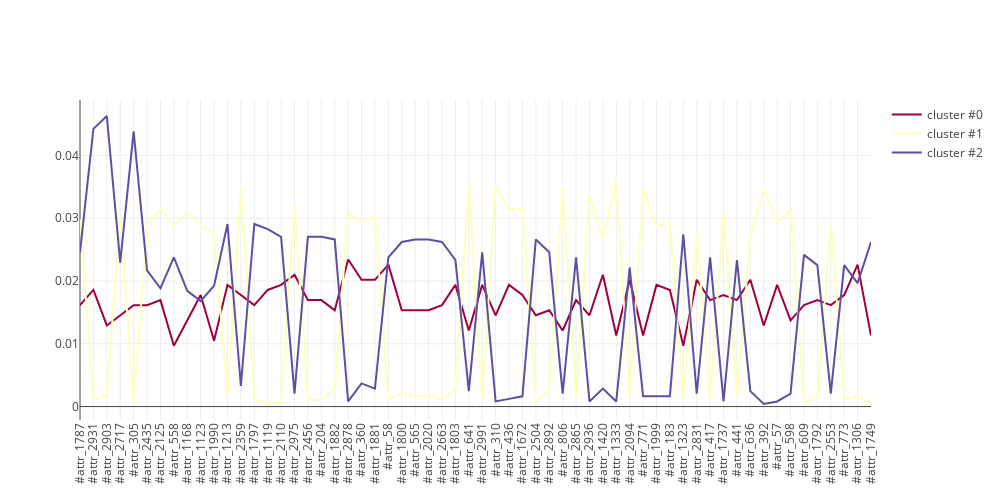
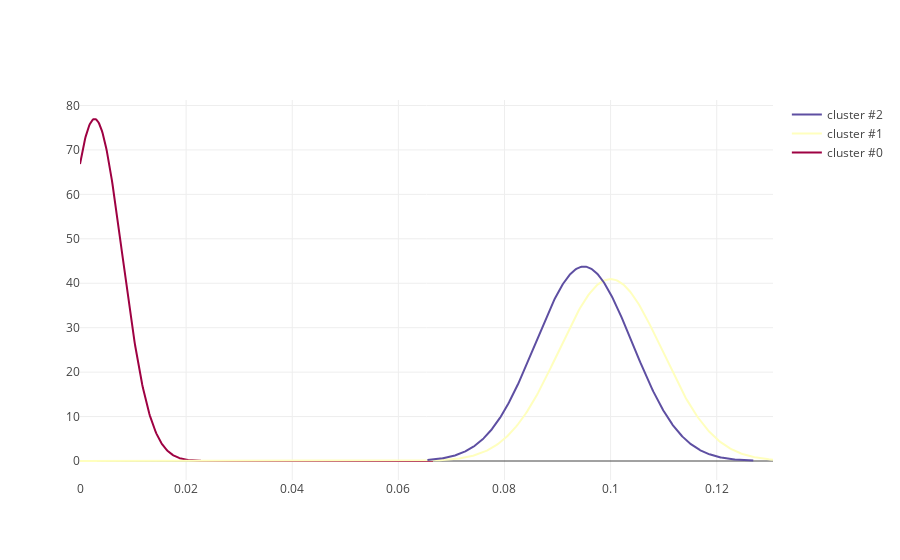
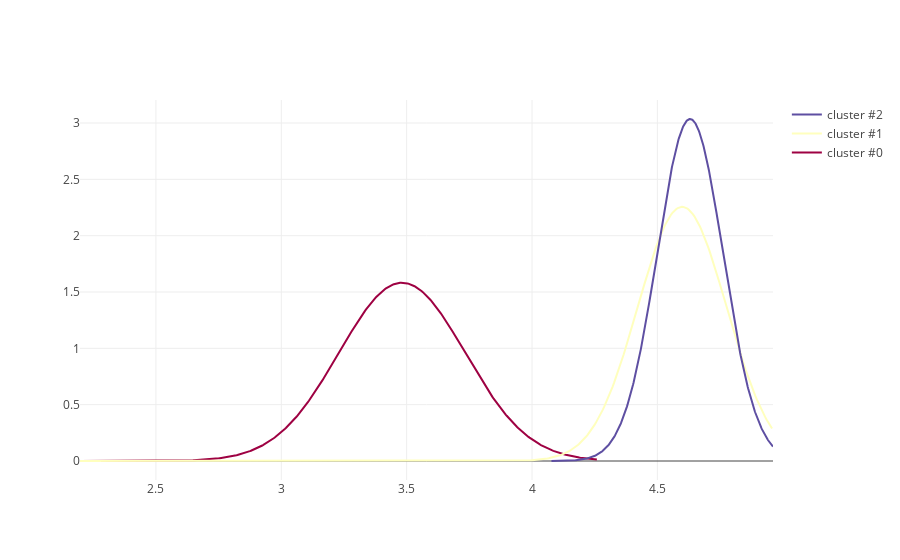

Notebook code cell kept with these figures, in order:
### Markdown cell above
# Clustering and visualization

### Code cell
############################ embedding #####################################
print('visualize embedding')
from pylab import rcParams
rcParams['figure.figsize'] = 10,5

fig = plt.figure()
ax = fig.add_subplot(1,1,1)

for ind, b in enumerate(blocks):
    s = b['idx_range'][0]
    e = b['idx_range'][1]
    ax.scatter(X_embedded[list(range(s,e)),0], 
               X_embedded[list(range(s,e)),1],label='anomaly '+str(ind + 1))

temp_aggregate = []
for i in idx_list:
    if i not in tracking_artificial_anomaly_aggregate:
        temp_aggregate.append(i)
        
ax.scatter(X_embedded[temp_aggregate,0], 
    X_embedded[temp_aggregate,1],label='normal',alpha=.01)

plt.legend(loc=2)
plt.show()

############################ clsutering #####################################
print('DBSCAN clustering')
X = X_embedded
labels_true = tracking_artificial_anomaly
db = DBSCAN(eps=1, min_samples=10).fit(X)
core_samples_mask = np.zeros_like(db.labels_, dtype=bool)
core_samples_mask[db.core_sample_indices_] = True
labels = db.labels_

# Number of clusters in labels, ignoring noise if present.
n_clusters_ = len(set(labels)) - (1 if -1 in labels else 0)
n_noise_ = list(labels).count(-1)
unique_labels = set(labels)
colors = [plt.cm.Spectral(each)
          for each in np.linspace(0, 1, len(unique_labels))]
for k, col in zip(unique_labels, colors):
    if k == -1:
        # Black used for noise.
        col = [0, 0, 0, 1]

    class_member_mask = (labels == k)

    xy = X_embedded[class_member_mask & core_samples_mask]
    plt.plot(xy[:, 0], xy[:, 1], 'o', markerfacecolor=tuple(col),
             markeredgecolor='k', markersize=14, alpha=.1)

    xy = X[class_member_mask & ~core_samples_mask]
    plt.plot(xy[:, 0], xy[:, 1], 'o', markerfacecolor=tuple(col),
             markeredgecolor='k', markersize=6, alpha=.01)

plt.title('Estimated number of clusters: %d' % n_clusters_)
plt.show()

############################ anomaly metric #####################################################

anomaly_idx = [0] * input_size
for l in unique_labels:
    cluster_idx = np.argwhere(labels == l).reshape(-1)
    cluster_ajac = ajacency[cluster_idx,:][:,cluster_idx]
    cluster_ajac_density = nx.density(nx.from_numpy_array(cluster_ajac,create_using=nx.DiGraph))
    if cluster_ajac_density >= density_threshold:
        for i in cluster_idx:
            anomaly_idx[i] = 1
fmeasure = f1_score(tracking_is_anomaly,anomaly_idx,average='macro')
print("F-measure: {}".format(fmeasure))
fmeasure_list.append(fmeasure)

############################ hashtag dist for small cluster #####################################
print('hashtag count dist')

data_temp = []

for l in unique_labels:
    cluster_idx = np.argwhere(labels == l).reshape(-1)
    if len(cluster_idx) < small_cluster_threshold:
        cluster_attribute = attribute[cluster_idx,:][:,hashtag_visual_idx]
        cluster_attribute_dist = (np.sum(cluster_attribute, axis=0) + 1) / (np.sum(cluster_attribute) + 1 * len(hashtag_visual_idx))

        trace = go.Scatter(
            x = list(range(len(hashtag_visual_idx))),
            y = cluster_attribute_dist,
            mode = 'lines',
            name = 'cluster #{}'.format(l),
            line = dict(
                color = matplotlib.colors.rgb2hex(colors[l])
            )
        )
        
        data_temp.append(trace)

layout = go.Layout(
    width=1000,
    height=500,
    xaxis = go.layout.XAxis(
        tickmode = 'array',
        tickvals = list(range(len(hashtag_visual_idx))),
        ticktext = [attribute_names[i] for i in hashtag_visual_idx],
        tickangle = -90,
        automargin=True
    )
)

fig = go.Figure(
    data = data_temp,
    layout = layout
)


iplot(fig)

############################ clustering coef dist for small cluster #####################################
print('cluster coef dist')

hist_data_temp = []
group_labels_temp = []
colors_temp = []

for l in unique_labels:
    cluster_idx = np.argwhere(labels == l).reshape(-1)
    if len(cluster_idx) < small_cluster_threshold:
        cluster_ajacency = ajacency[cluster_idx,:][:,cluster_idx]
        G_temp = nx.from_numpy_matrix(cluster_ajacency,create_using=nx.DiGraph)
        clustering_coef = list(nx.clustering(G_temp).values())
        hist_data_temp.append(clustering_coef)
        group_labels_temp.append('cluster #{}'.format(l))
        colors_temp.append( matplotlib.colors.rgb2hex(colors[l]))
        
fig = ff.create_distplot(hist_data_temp, group_labels_temp, show_rug=False, show_hist=False, curve_type='normal', 
                         colors=colors_temp)        
iplot(fig)

############################ degree coef dist for small cluster #####################################
print('log degree coef dist')

hist_data_temp = []
group_labels_temp = []
colors_temp = []

for l in unique_labels:
    cluster_idx = np.argwhere(labels == l).reshape(-1)
    if len(cluster_idx) < small_cluster_threshold:
        cluster_ajacency = ajacency[cluster_idx,:][:,cluster_idx]
        G_temp = nx.from_numpy_matrix(cluster_ajacency,create_using=nx.DiGraph)
        degree_sequence = [np.log(d+1) for n, d in G_temp.degree()]
        hist_data_temp.append(degree_sequence)
        group_labels_temp.append('cluster #{}'.format(l))
        colors_temp.append( matplotlib.colors.rgb2hex(colors[l]))
        
fig = ff.create_distplot(hist_data_temp, group_labels_temp, show_rug=False, show_hist=False, curve_type='normal', 
                         colors=colors_temp)        
iplot(fig)

############################ network topology for small cluster #####################################
print('network topology')
temp_offset = 0
for l in unique_labels:
    # get cluster idx
    cluster_idx = np.argwhere(labels == l).reshape(-1)

    if len(cluster_idx) < small_cluster_threshold:
        print('======== cluster #{}'.format(l))
        # get cluster ajacency and add attributes
        cluster_ajacency = ajacency[cluster_idx,:][:,cluster_idx]
        G_temp = nx.from_numpy_matrix(cluster_ajacency,create_using=nx.DiGraph)
        attrs = {}
        for ind, i in enumerate(cluster_idx):
            attrs[ind] = {}
            attrs[ind]['hashtags'] = '_'.join(sorted([attribute_names[j] for j in np.argwhere(attribute[i]==1).reshape(-1) if j in hashtag_visual_idx]))
            attrs[ind]['username'] = str(user_names[i])
            
        nx.set_node_attributes(G_temp, attrs)

        # save graph
#         nx.write_graphml(G_temp, "results/run#{}-cluster#{}.graphml".format(run_ind, l))
        
        # calculate stats
        print('density: {}'.format(nx.density(G_temp)))
        print('avg clustering: {}'.format(nx.average_clustering(G_temp)))

### Figure 1 — Plotly figure (JSON) as saved in the notebook; plotly's stock layout.template omitted (floating-point values rounded to 4 significant figures)
{"data": [{"line": {"color": "#9e0142"}, "mode": "lines", "name": "cluster #0", "type": "scatter", "uid": "b311bb71-c9c0-452c-bef2-6ea6b9a315d7", "x": [0, 1, 2, 3, 4, 5, 6, 7, 8, 9, 10, 11, 12, 13, 14, 15, 16, 17, 18, 19, 20, 21, 22, 23, 24, 25, 26, 27, 28, 29, 30, 31, 32, 33, 34, 35, 36, 37, 38, 39, 40, 41, 42, 43, 44, 45, 46, 47, 48, 49, 50, 51, 52, 53, 54, 55, 56, 57, 58, 59], "y": [0.01616, 0.01858, 0.01292, 0.01454, 0.01616, 0.01616, 0.01696, 0.009693, 0.01373, 0.01777, 0.0105, 0.01939, 0.01777, 0.01616, 0.01858, 0.01939, 0.021, 0.01696, 0.01696, 0.01535, 0.02342, 0.02019, 0.02019, 0.02262, 0.01535, 0.01535, 0.01535, 0.01616, 0.01939, 0.01212, 0.01939, 0.01454, 0.01939, 0.01777, 0.01454, 0.01535, 0.01212, 0.01696, 0.01454, 0.021, 0.01131, 0.02019, 0.01131, 0.01939, 0.01858, 0.009693, 0.02019, 0.01696, 0.01777, 0.01696, 0.02019, 0.01292, 0.01939, 0.01373, 0.01616, 0.01696, 0.01616, 0.01777, 0.02262, 0.01131]}, {"line": {"color": "#ffffbe"}, "mode": "lines", "name": "cluster #1", "type": "scatter", "uid": "799a5672-79b5-427f-81fa-b5233384ea44", "x": [0, 1, 2, 3, 4, 5, 6, 7, 8, 9, 10, 11, 12, 13, 14, 15, 16, 17, 18, 19, 20, 21, 22, 23, 24, 25, 26, 27, 28, 29, 30, 31, 32, 33, 34, 35, 36, 37, 38, 39, 40, 41, 42, 43, 44, 45, 46, 47, 48, 49, 50, 51, 52, 53, 54, 55, 56, 57, 58, 59], "y": [0.02983, 0.001085, 0.001627, 0.03037, 0.0005423, 0.02874, 0.03145, 0.02874, 0.03091, 0.02874, 0.02766, 0.001627, 0.03471, 0.001085, 0.0005423, 0.0005423, 0.032, 0.001085, 0.001085, 0.002711, 0.03091, 0.02928, 0.03037, 0.001085, 0.002169, 0.001627, 0.001627, 0.001085, 0.002711, 0.03525, 0.001085, 0.03525, 0.03145, 0.03145, 0.0005423, 0.002711, 0.03471, 0.001627, 0.03362, 0.02657, 0.03579, 0.001627, 0.03471, 0.02874, 0.02928, 0.001085, 0.02766, 0.001085, 0.03091, 0.001627, 0.02711, 0.03471, 0.02928, 0.03145, 0.0005423, 0.001627, 0.02928, 0.001085, 0.001627, 0.0005423]}, {"line": {"color": "#5e4fa2"}, "mode": "lines", "name": "cluster #2", "type": "scatter", "uid": "7c3a56bd-f1a8-45d5-8f52-7c55ff330355", "x": [0, 1, 2, 3, 4, 5, 6, 7, 8, 9, 10, 11, 12, 13, 14, 15, 16, 17, 18, 19, 20, 21, 22, 23, 24, 25, 26, 27, 28, 29, 30, 31, 32, 33, 34, 35, 36, 37, 38, 39, 40, 41, 42, 43, 44, 45, 46, 47, 48, 49, 50, 51, 52, 53, 54, 55, 56, 57, 58, 59], "y": [0.02458, 0.04424, 0.04629, 0.02294, 0.04383, 0.02171, 0.01884, 0.02376, 0.01844, 0.0168, 0.01925, 0.02909, 0.003277, 0.02909, 0.02827, 0.02704, 0.002048, 0.02704, 0.02704, 0.02663, 0.0008193, 0.003687, 0.002868, 0.02376, 0.02622, 0.02663, 0.02663, 0.02622, 0.02335, 0.002458, 0.02458, 0.0008193, 0.001229, 0.001639, 0.02663, 0.02458, 0.002048, 0.02376, 0.0008193, 0.002868, 0.0008193, 0.02212, 0.001639, 0.001639, 0.001639, 0.02745, 0.002048, 0.02376, 0.0008193, 0.02335, 0.002458, 0.0004097, 0.0008193, 0.002048, 0.02417, 0.02253, 0.002048, 0.02253, 0.01966, 0.02622]}], "layout": {"height": 500, "width": 1000, "xaxis": {"automargin": true, "tickangle": -90, "tickmode": "array", "ticktext": ["#attr_1787", "#attr_2931", "#attr_2903", "#attr_2717", "#attr_305", "#attr_2435", "#attr_2125", "#attr_558", "#attr_1168", "#attr_1123", "#attr_1990", "#attr_1213", "#attr_2359", "#attr_1797", "#attr_1119", "#attr_2110", "#attr_2975", "#attr_2456", "#attr_204", "#attr_1882", "#attr_2878", "#attr_360", "#attr_1881", "#attr_58", "#attr_1800", "#attr_565", "#attr_2020", "#attr_2663", "#attr_1803", "#attr_641", "#attr_2991", "#attr_310", "#attr_436", "#attr_1672", "#attr_2504", "#attr_2892", "#attr_806", "#attr_2865", "#attr_2936", "#attr_1420", "#attr_1333", "#attr_2094", "#attr_771", "#attr_1999", "#attr_183", "#attr_1323", "#attr_2831", "#attr_417", "#attr_1737", "#attr_441", "#attr_636", "#attr_392", "#attr_57", "#attr_598", "#attr_609", "#attr_1792", "#attr_2553", "#attr_773", "#attr_1306", "#attr_1749"], "tickvals": [0, 1, 2, 3, 4, 5, 6, 7, 8, 9, 10, 11, 12, 13, 14, 15, 16, 17, 18, 19, 20, 21, 22, 23, 24, 25, 26, 27, 28, 29, 30, 31, 32, 33, 34, 35, 36, 37, 38, 39, 40, 41, 42, 43, 44, 45, 46, 47, 48, 49, 50, 51, 52, 53, 54, 55, 56, 57, 58, 59]}}}

### Figure 2 — Plotly figure (JSON) as saved in the notebook; plotly's stock layout.template omitted (floating-point values rounded to 4 significant figures; data arrays with more than 128 entries replaced by an {"elided": "..."} marker saying what was removed)
{"data": [{"legendgroup": "cluster #0", "marker": {"color": "#9e0142"}, "mode": "lines", "name": "cluster #0", "showlegend": true, "type": "scatter", "uid": "0c5e78e3-59fd-48f7-8382-98b33c1561b3", "x": {"elided": "500 float values"}, "xaxis": "x", "y": {"elided": "500 float values"}, "yaxis": "y"}, {"legendgroup": "cluster #1", "marker": {"color": "#ffffbe"}, "mode": "lines", "name": "cluster #1", "showlegend": true, "type": "scatter", "uid": "02042e39-9c6d-48c8-b70d-c4e93085794b", "x": {"elided": "500 float values"}, "xaxis": "x", "y": {"elided": "500 float values"}, "yaxis": "y"}, {"legendgroup": "cluster #2", "marker": {"color": "#5e4fa2"}, "mode": "lines", "name": "cluster #2", "showlegend": true, "type": "scatter", "uid": "13f29cff-f563-496f-b269-286a80822866", "x": {"elided": "500 float values"}, "xaxis": "x", "y": {"elided": "500 float values"}, "yaxis": "y"}], "layout": {"barmode": "overlay", "hovermode": "closest", "legend": {"traceorder": "reversed"}, "xaxis": {"anchor": "y2", "domain": [0, 1], "zeroline": false}, "yaxis": {"anchor": "free", "domain": [0, 1], "position": 0}}}

### Figure 3 — Plotly figure (JSON) as saved in the notebook; plotly's stock layout.template omitted (floating-point values rounded to 4 significant figures; data arrays with more than 128 entries replaced by an {"elided": "..."} marker saying what was removed)
{"data": [{"legendgroup": "cluster #0", "marker": {"color": "#9e0142"}, "mode": "lines", "name": "cluster #0", "showlegend": true, "type": "scatter", "uid": "a897c550-60d2-49a1-8558-6b96d7effaff", "x": {"elided": "500 float values"}, "xaxis": "x", "y": {"elided": "500 float values"}, "yaxis": "y"}, {"legendgroup": "cluster #1", "marker": {"color": "#ffffbe"}, "mode": "lines", "name": "cluster #1", "showlegend": true, "type": "scatter", "uid": "6d7badf1-6e46-4951-a36a-99c46f6c95e3", "x": {"elided": "500 float values"}, "xaxis": "x", "y": {"elided": "500 float values"}, "yaxis": "y"}, {"legendgroup": "cluster #2", "marker": {"color": "#5e4fa2"}, "mode": "lines", "name": "cluster #2", "showlegend": true, "type": "scatter", "uid": "73ca7146-05cc-43fc-9a54-80aa3a15971d", "x": {"elided": "500 float values"}, "xaxis": "x", "y": {"elided": "500 float values"}, "yaxis": "y"}], "layout": {"barmode": "overlay", "hovermode": "closest", "legend": {"traceorder": "reversed"}, "xaxis": {"anchor": "y2", "domain": [0, 1], "zeroline": false}, "yaxis": {"anchor": "free", "domain": [0, 1], "position": 0}}}
